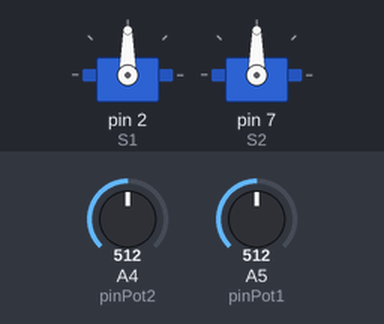
Simulated run of this sketch. Board: Arduino Uno, built with avr-gcc and run on an emulated ATmega328P. Parts: 2 × servo. The inputs (shaded band) are chosen by the test bench; at power-on: A4 (pinPot2) = 512, A5 (pinPot1) = 512. What the sketch prints to the serial monitor is not drawn.

Above: at 1.2 s.
1.3 s: A4 (pinPot2) set to 716
At 2.5 s:
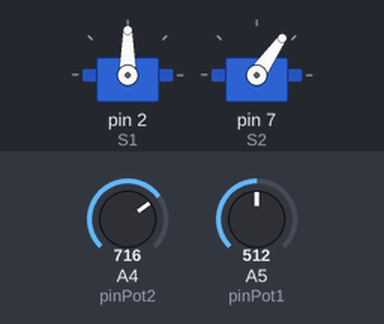
2.8 s: A5 (pinPot1) set to 716
At 3.8 s:
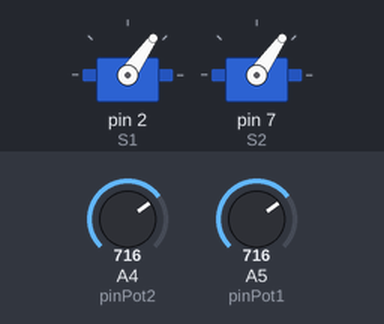
4.3 s: A4 (pinPot2) set to 900
At 4.8 s:
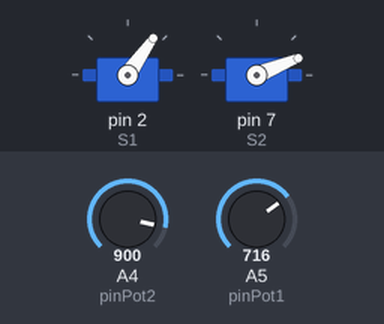
5.8 s: A5 (pinPot1) set to 900
At 6.1 s:
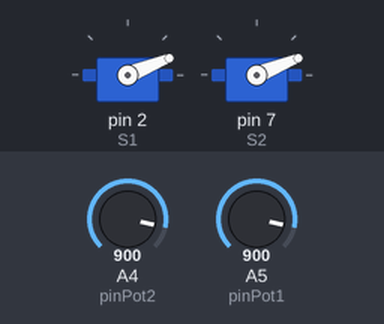
7.3 s: A4 (pinPot2) set to 1023
At 8.4 s:
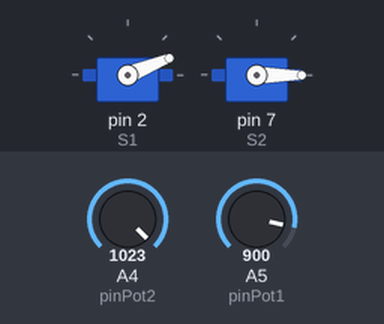
8.8 s: A5 (pinPot1) set to 511
At 9.5 s:
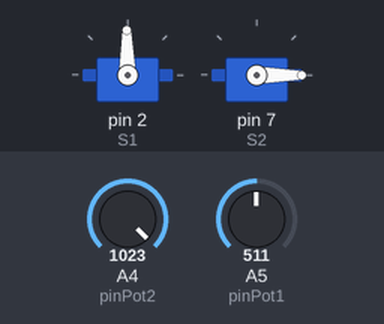
Timing chart, 0 to 11.3 s (numbered marks = the images above; inputs shaded):
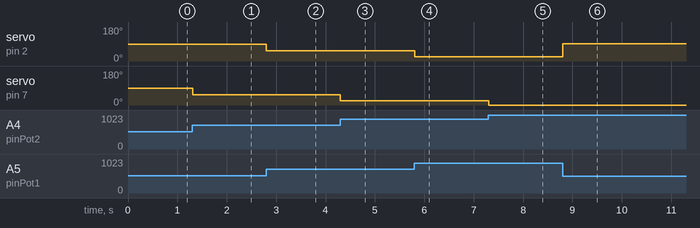

Measured:
- after the input at 1.3 s, servo on pin 7 (S2): 90° → 55° at once
- after the input at 2.8 s, servo on pin 2 (S1): 90° → 55° at once
- after the input at 4.3 s, servo on pin 7 (S2): 55° → 22° at once
- after the input at 5.8 s, servo on pin 2 (S1): 55° → 22° at once
- after the input at 7.3 s, servo on pin 7 (S2): 22° → 0° at once
- after the input at 8.8 s, servo on pin 2 (S1): 22° → 91° at once

The sketch:

potenciometroLed_092021.ino
```cpp
/****************************************************************
  Controlar dos servomotores con dos potenciomentros
  Materiales:
  2 servomotores
  2 potenciometro
  Arduino UNO
  Resistencias de 220omh

*****************************************************************/
//Libreria servo para menejo de servomotores
#include <Servo.h>

//definicion de los servomotores y pines de lectura de potenciometros
Servo S1, S2;
byte pinPot1 = A5;
byte pinPot2 = A4;

int angulo1 = 0;
int angulo2 = 0;


void setup()
{
  //Inicializar servo con respectivos pines de potenciometros
  S1.attach(2);
  S2.attach(7);
  Serial.begin(9600);
  pinMode(pinPot1,INPUT);
  pinMode(pinPot2,INPUT);
}

void loop()
{
   angulo1 = analogRead(pinPot1);
   angulo2 = analogRead(pinPot2);

   angulo1 = map(angulo1,0,1023,180,0);
   angulo2 = map(angulo2,0,1023,180,0);


   S1.write(angulo1);
   S2.write(angulo2);

   Serial.println(angulo1);
   Serial.println(angulo2);

}
```
